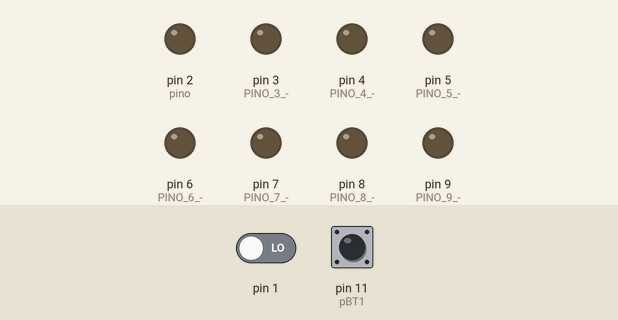
This sketch was run on a simulated Arduino Uno, built with avr-gcc and run on an emulated ATmega328P. Shown: output pins drawn as LEDs (lit = HIGH). Dashed ring = blinking. The inputs (shaded band) are chosen by the test bench; at power-on: pin 11 (pBT1) HIGH, pin 1 LOW.

Above: at 1.2 s.
1.3 s: pin 11 (pBT1) pulled LOW for 1 s
At 1.85 s:
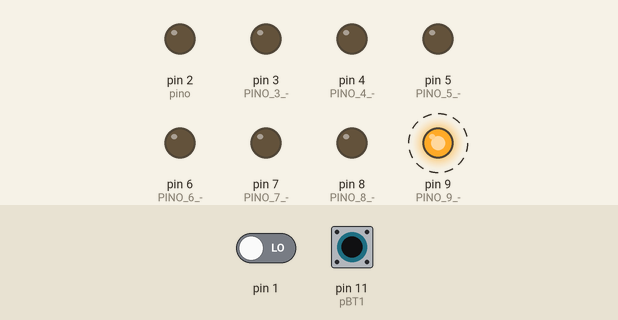
4.0 s: pin 11 (pBT1) pulled LOW for 3.2 s
At 8.4 s:
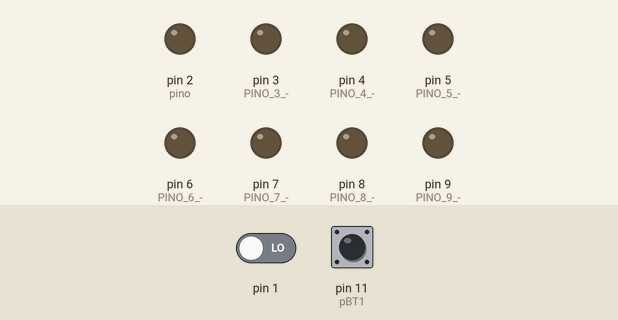
Timing chart, 0 to 9.9 s (numbered marks = the images above; inputs shaded):
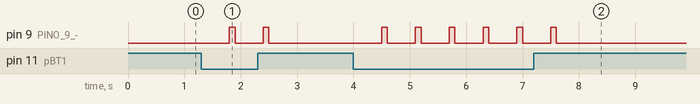

The sketch:

seven_segment_with_button.ino
```cpp
byte seven_seg_digits[16][7] = {
 { 0,0,0,0,0,0,1 },  //DIGITO 0
 { 1,0,0,1,1,1,1 },  //DIGITO 1
 { 0,0,1,0,0,1,0 },  //DIGITO 2
 { 0,0,0,0,1,1,0 },  //DIGITO 3
 { 1,0,0,1,1,0,0 },  //DIGITO 4
 { 0,1,0,0,1,0,0 },  //DIGITO 5
 { 0,1,0,0,0,0,0 },  //DIGITO 6
 { 0,0,0,1,1,1,1 },  //DIGITO 7
 { 0,0,0,0,0,0,0 },  //DIGITO 8
 { 0,0,0,1,1,0,0 },  //DIGITO 9
 { 0,0,0,1,0,0,0 },  //DIGITO A
 { 1,1,0,0,0,0,0 },  //DIGITO B
 { 0,1,1,0,0,0,1 },  //DIGITO C
 { 1,0,0,0,0,1,0 },  //DIGITO D
 { 0,1,1,0,0,0,0 },  //DIGITO E
 { 0,1,1,1,0,0,0 }   //DIGITO F
};

const int pBT1=11;
const int pBT2=12;
String bt1="LOW";
String bt2="LOW";

void setup()
{
  pinMode(pBT1, INPUT_PULLUP);
  pinMode(pBT2, INPUT_PULLUP);

  pinMode(2, OUTPUT); //PINO 2 -> SEGMENTO A
  pinMode(3, OUTPUT); //PINO 3 -> SEGMENTO B
  pinMode(4, OUTPUT); //PINO 4 -> SEGMENTO C
  pinMode(5, OUTPUT); //PINO 5 -> SEGMENTO D
  pinMode(6, OUTPUT); //PINO 6 -> SEGMENTO E
  pinMode(7, OUTPUT); //PINO 7 -> SEGMENTO F
  pinMode(8, OUTPUT); //PINO 8 -> SEGMENTO G
  pinMode(9, OUTPUT); //PINO 9 -> SEGMENTO PONTO
  ligaPonto(0);
}

void ligaPonto(byte dot)
{
  digitalWrite(9, dot);
}
void ligaSegmentosDisplay(byte digit)
{
  byte pino = 2;
  for (byte contadorSegmentos = 0; contadorSegmentos < 7; ++contadorSegmentos)
  {
    digitalWrite(pino, seven_seg_digits[digit][contadorSegmentos]); //PERCORRE O ARRAY E LIGA OS
    ++pino;
    break;
  }
  ligaPonto(1);
  delay(100);
  ligaPonto(0);
}

//MÉTODO RESPONSÁVEL PELA CONTAGEM DE 0 A 9 E CONTAGEM DE "A" ATÉ "F" (NA CONTAGEM HEXADECIMAL "A"=10
// "B"=11 / "C"=12 / "D"=13 / "E"=14 / "F"=15)
void loop()
{
   if(digitalRead(pBT1&&pBT2)==0)
   {
    bt1="HIGH";
    bt2="HIGH";
    if(bt1&&bt2=="HIGH")
    {
      do
      {
        if(digitalRead(pBT1)==0)
        {
          for (byte contador=9;contador<16; contador++)
          {
            delay(500);
            ligaSegmentosDisplay(contador);
            break;
          }
        }
        else
        {

        }
      }while(digitalRead(pBT1&&pBT2)==0);
      bt1="LOW";
      bt2="LOW";
    }
  }

  if(digitalRead(pBT1&&pBT2)==1)
  {
    bt1="LOW";
    bt2="LOW";
    if(bt1&&bt2=="LOW")
    {
      do
      {
        if(digitalRead(pBT1)==0)
        {
          for (byte contador=0;contador<9; contador++)
          {
            delay(500);
            ligaSegmentosDisplay(contador);
            break;
          }
        }
        else
        {

        }
      }while(digitalRead(pBT1&&pBT2)==0);
      bt1="HIGH";
      bt2="HIGH";
    }
  }
}
```

Measured:
- after the input at 1.3 s, pin 9 (PINO_9_-): alternates HIGH for 0.10 s and LOW for 0.50 s, 4 changes in all, then stays LOW, starting after 0.50 s
- after the input at 4.0 s, pin 9 (PINO_9_-): alternates HIGH for 0.10 s and LOW for 0.50 s, 12 changes in all, then stays LOW, starting after 0.50 s
